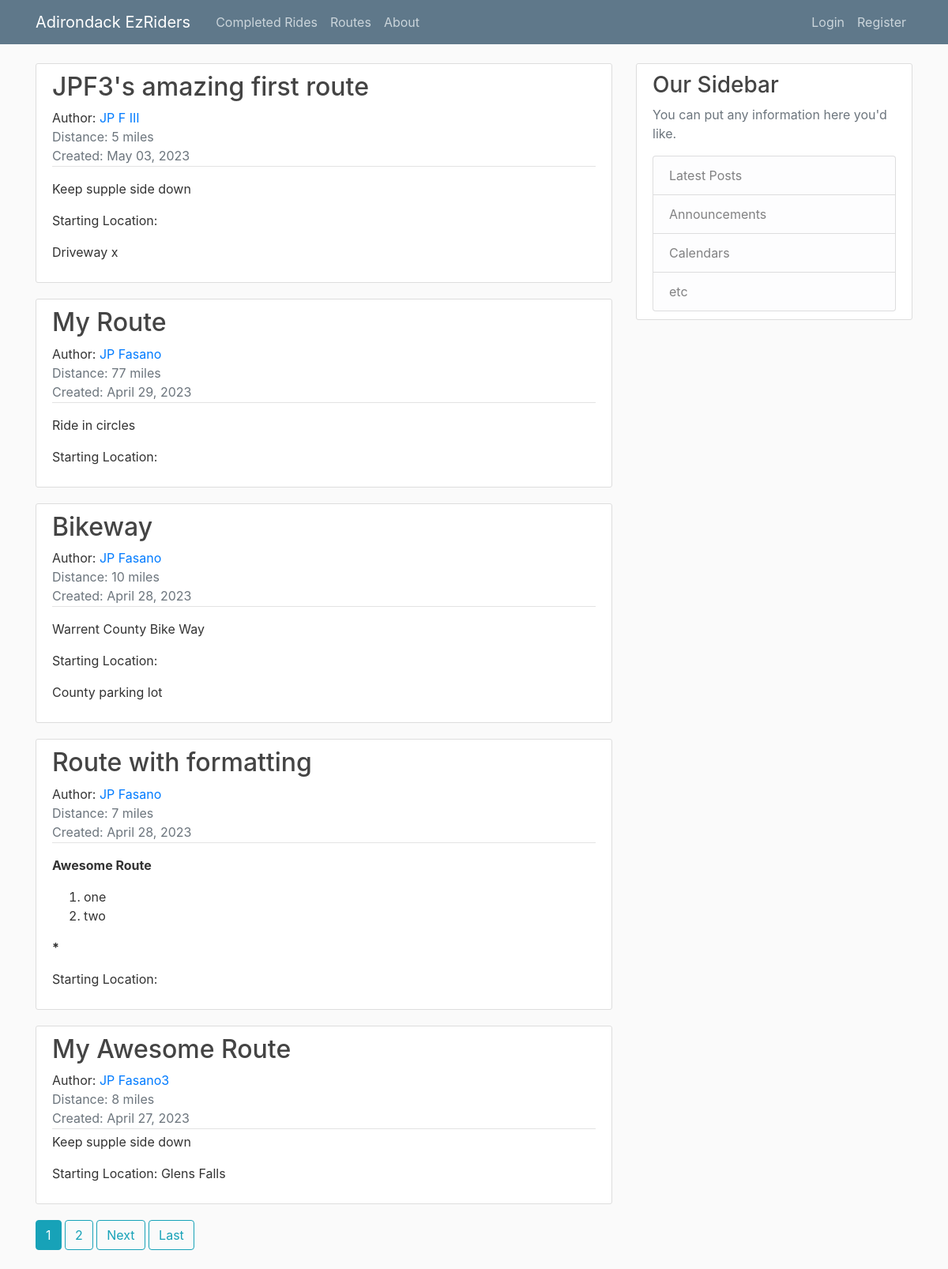
The app's page /routes/, older data.
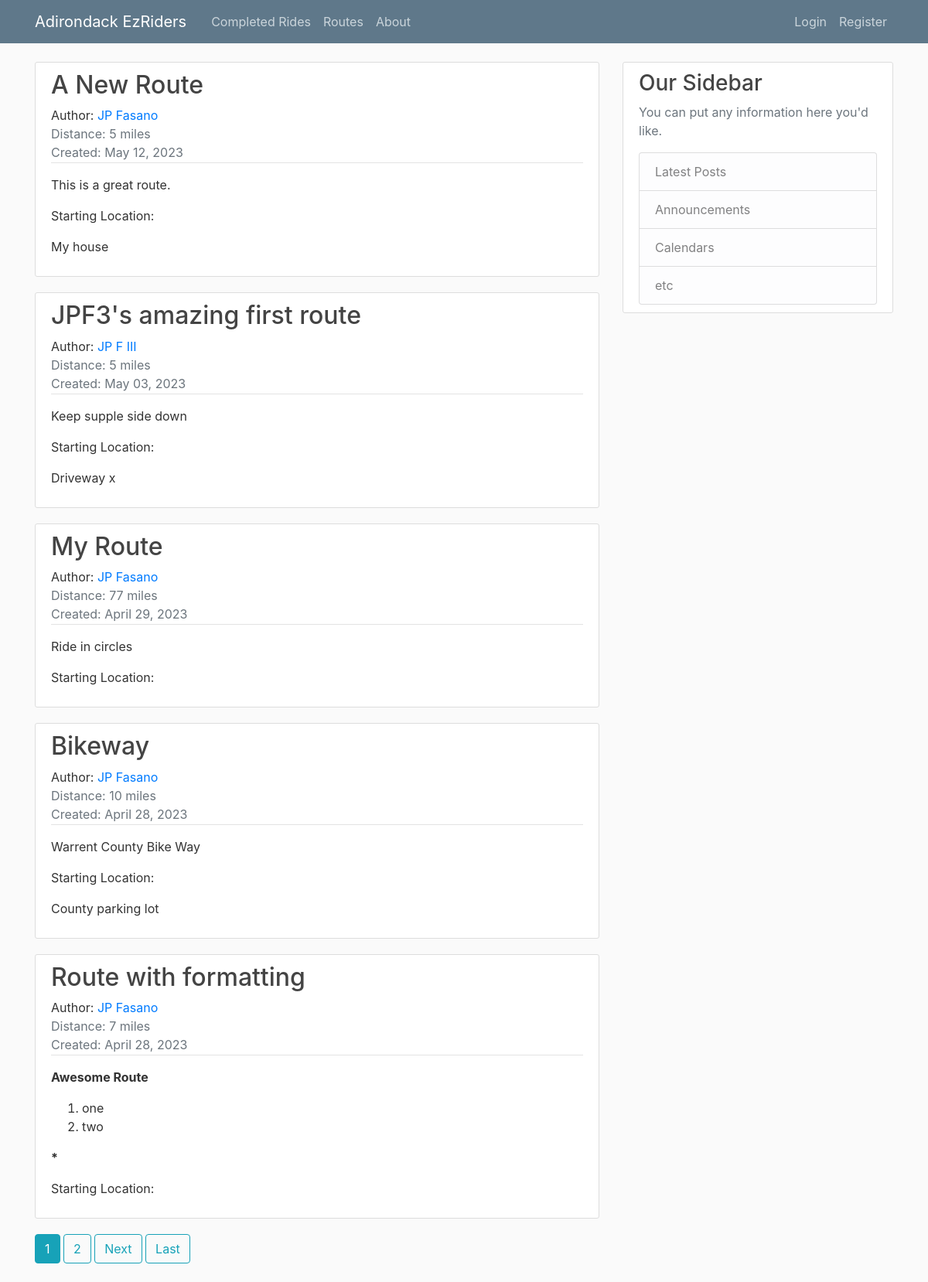
The same page, newer data.
### routes/models.py (models this page shows, shortened)
class Route(models.Model):
    route_name = models.CharField(max_length=100)
    description = RichTextField(blank=True, null=True)
    date_posted = models.DateTimeField(default=timezone.now)
    distance = models.PositiveSmallIntegerField()
    start_location = RichTextField(blank=True, null=True)
    author = models.ForeignKey(User, blank=True, null=True, on_delete=models.SET_NULL)

### routes/views.py (the view)
# urls.py: path('', RoutesListView.as_view(), name='routes'),
class RoutesListView(ListView):
    model = Route
    template_name = 'routes/routes.html'  # <app>/<model>_<viewtype>.html
    context_object_name = 'routes'
    ordering = ['-date_posted']  # Newest to oldest
    paginate_by = 5

### routes/templates/routes/routes.html (shortened to what this page needs)
{% extends "base.html" %}
{% block content %}
    {% for route in routes %}
        <article class="media content-section">
          <div class="media-body">
            <h2><a class="article-title" href="{% url 'route-detail' route.id %}">{{ route.route_name }}</a></h2>
            <div class="article-metadata">
              Author:
                <a class="mr-2" href="{% url 'user-routes' route.author.username  %}">
                    {{ route.author.first_name }} {{ route.author.last_name }}
                </a>
              <div class="text-muted">Distance: {{  route.distance }} miles</div>
              <div class="text-muted">Created: {{ route.date_posted|date:"F d, Y" }}</div>
            </div>
            <p class="article-content">{{ route.description|safe }}</p>
            <p class="article-content">Starting Location: {{ route.start_location|safe }}</p>
          </div>
        </article>
    {% endfor %}
    {% if is_paginated %}
        {% for num in page_obj.paginator.page_range %}
            {% if page_obj.number == num %}
                <a class="btn btn-info mb-4" href="?page={{ num }}">{{ num }}</a>
            {% elif num > page_obj.number|add:'-3' or num < page_obj.number|add:'3'%}
                <a class="btn btn-outline-info mb-4" href="?page={{ num }}">{{ num }}</a>
            {% endif %}
        {% endfor %}
        {% if page_obj.has_next %}
            <a class="btn btn-outline-info mb-4" href="?page={{ page_obj.next_page_number }}">Next</a>
            <a class="btn btn-outline-info mb-4" href="?page={{ page_obj.paginator.num_pages }}">Last</a>
        {% endif %}
    {% endif %}
{% endblock content %}

Row changes from the older to the newer data that the page shows:
no longer on this page (row unchanged): Route: route_name "My Awesome Route", author.first_name "JP", author.last_name "Fasano3", distance "8", date_posted "April 27, 2023", description "Keep supple side down", start_location "Glens Falls"
added Route: route_name "A New Route", author.first_name "JP", author.last_name "Fasano", distance "5", date_posted "May 12, 2023", description "This is a great route.", start_location "My house"
